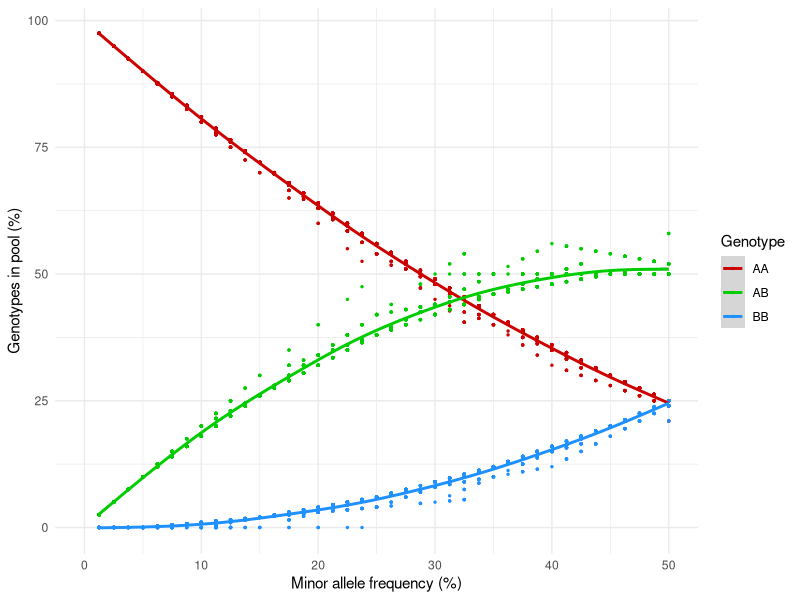

The R source for this figure:
## ---- chunk 1
knitr::opts_chunk$set(echo = TRUE)
library(ggplot2)
library(tidyr)
library(reshape2)
## ---- chunk 2
n_par <- 2  # number of parents

n_alleles <- 2 #number of alleles (assuming diploid)

t_alleles <- n_par * n_alleles #total alleles in parental pool

MAF <- 50  #the minor allele frequency of the pool
## ---- chunk 3
p_MAF <- MAF/100 * t_alleles #the estimated number of 'minor' alleles in the parental pool

p_genpool <- c( rep( "A" , t_alleles - p_MAF) , rep( "B" , p_MAF)) #for simplicity's sake, 'B' is always the minor allele
p_genpool # simulated 'pool' of parental alleles
## ---- chunk 4
gen_indx <- c( 1:t_alleles ) #create an 'index' of the alleles for random sampling

#for parent 1:
par1 <- sample( gen_indx, 2, replace = FALSE) #assign 2 random integers from the index
gen_indx <- gen_indx[ -par1 ]  #remove these integers from the index 
par1 <- p_genpool[ par1 ] #replace integers with alleles from the pool

#for parent 2:
par2 <- sample( gen_indx, 2, replace = FALSE) #assign 2 random integers from the index (the last two in this case)
par2 <- p_genpool[ par2 ] #replace integers with alleles from the pool
## ---- chunk 5
par1
par2
## ---- chunk 6
c1 <- paste( par1[1] , par2[1] , sep = "_" ) #allele 1 from parent 1, allele 1 from parent 2 and so on...
c2 <- paste( par1[1] , par2[2] , sep = "_" )
c3 <- paste( par1[2] , par2[1] , sep = "_" )
c4 <- paste( par1[2] , par2[2] , sep = "_" )
#list all 4 crosses:
crosses <- c(c1, c2, c3, c4)
#switch all "B_A" genotypes to "A_B" for clarity:
for (a in 1:length(crosses)){
  if(crosses[a] == "B_A"){
    crosses[a] <- "A_B"
  }
}

#the genotype composition of the offspring is:
xtabs(~crosses)
## ---- chunk 7
n_par <- 10  
t_alleles <- n_par * n_alleles 
MAF <- 20  
p_MAF <- MAF/100 * t_alleles
p_genpool <- c( rep( "A" , t_alleles - p_MAF) , rep( "B" , p_MAF))
p_genpool # simulated 'pool' of parental alleles
## ---- chunk 8
gen_indx <- c( 1:t_alleles ) 
n_males <- 5
n_females <- 5
males <- c()
females <- c()
for ( p in 1:n_par ){
  temp_par <- sample( gen_indx, 2, replace = FALSE)
  gen_indx<-gen_indx[!(gen_indx %in% temp_par) ] #remove index numbers by identity, not position
  #assign the genotype, this time with "_" between alleles to keep them together:
  temp_par <- paste(p_genpool[ temp_par[1] ], p_genpool[ temp_par[2] ], sep = "_") 
  if(p <= n_males){
    males <- append(males, temp_par)
  }else{
    females <- append(females, temp_par)
  }
}
## ---- chunk 9
males
females
## ---- chunk 10
crosses <- c()
for(dad in 1:length(males)){
  sire <- males[dad]%>%
    strsplit(.,split="_")%>%
    unlist()
  for(mom in 1:length(females)){
    dam <- females[mom]%>%
      strsplit(.,split="_")%>%
      unlist()
    c1<-paste(sire[1],dam[1],sep="_")
    c2<-paste(sire[1],dam[2],sep="_")
    c3<-paste(sire[2],dam[1],sep="_")
    c4<-paste(sire[2],dam[2],sep="_")
    #add crosses to the list:
    crosses<-append(crosses,c1)
    crosses<-append(crosses,c2)
    crosses<-append(crosses,c3)
    crosses<-append(crosses,c4)
  }
}

#switch all "B_A" genotypes to "A_B" for clarity:
for (a in 1:length(crosses)){
  if(crosses[a] == "B_A"){
    crosses[a] <- "A_B"
  }
}
#the genotype composition of the offspring is:
gtps<-xtabs(~crosses)
gtps
#and, to check, the MAF of the pool is:
(gtps[[3]]*2+gtps[[2]])/(sum(gtps)*2)
## ---- chunk 11
#let's make a function for simulating parents:
parent_maker<-function(male_n, female_n,MAF){
  n_par <- male_n + female_n
  t_alleles <- n_par *2
  p_MAF <- ceiling(MAF/100 * t_alleles) #must round up so you don't 'lose' gametes
  p_genpool <- c( rep( "A" , t_alleles - p_MAF) , rep( "B" , p_MAF))
  gen_indx <- c( 1:t_alleles )
  male<-c()
  female<-c()
  for ( p in 1:n_par ){
    temp_par <- sample( gen_indx, 2, replace = FALSE)
    gen_indx<-gen_indx[!(gen_indx %in% temp_par) ] #remove index numbers by identity, not position
    #assign the genotype, this time with "_" between alleles to keep them together:
    temp_par <- paste(p_genpool[ temp_par[1] ], p_genpool[ temp_par[2] ], sep = "_") 
    if(p <= male_n){
      male <- append(male, temp_par)
    }else{
      female <- append(female, temp_par)
    }
  }
  males <<- male
  females <<- female
}
## ---- chunk 12
parent_maker(5,20,30)
males
females
## ---- chunk 13
#again, let's make this a function:
cross_sim<-function(dads,moms){
  genFreq<-c()
  crosses<-c()
  for(dad in 1:length(dads)){
    sire<-unlist(strsplit(dads[dad],split="_"))
    for(mom in 1:length(moms)){
      dam<-unlist(strsplit(moms[mom],split="_"))
      c1<-paste(sire[1],dam[1],sep="_")
      c2<-paste(sire[1],dam[2],sep="_")
      c3<-paste(sire[2],dam[1],sep="_")
      c4<-paste(sire[2],dam[2],sep="_")
      #add crosses to the list:
      crosses<-append(crosses,c1)
      crosses<-append(crosses,c2)
      crosses<-append(crosses,c3)
      crosses<-append(crosses,c4)
      #add all parental alleles to the list:
      genFreq<-append(genFreq,sire[1])
      genFreq<-append(genFreq,sire[2])
      genFreq<-append(genFreq,dam[1])
      genFreq<-append(genFreq,dam[2])
    }
  }
  #now, get summary stats of the pool:
  #realized MAF:
  r_MAF<-length(genFreq[genFreq=="B"])/length(genFreq)
  #each genotype proportion:
  p_AA<-length(crosses[crosses=="A_A"])/length(crosses)
  p_AB<-length(crosses[crosses=="A_B"|crosses=="B_A"])/length(crosses)
  p_BB<-length(crosses[crosses=="B_B"])/length(crosses)
  return(c("r_MAF"=round(r_MAF*100,2),"p_AA"=p_AA,"p_AB"=p_AB,"p_BB"=p_BB))
}
cross_sim(males,females)
## ---- chunk 14

for(a in 1:50){
  parent_maker(5,20,30)
  if(a == 1){
    sims <- cross_sim(males,females)
  }else{
  sims <- rbind(sims,cross_sim(males,females))
  }
}
sims<-as.data.frame(sims)
sims[sims$r_MAF==30,]
## ---- chunk 15
for(a in 1:50){
  for(i in 1:30){
    parent_maker(5,20,a)
    if(a==1){
      sims<-cross_sim(males,females)
    }else{
      sims<-rbind(sims,cross_sim(males,females))
    }
  }
}
sims<-as.data.frame(sims)
## ---- chunk 16
library(reshape2)
library(ggplot2)
m_sims<-melt(sims,id.vars=c("r_MAF"),variable.name = "gtype",value.name = "p")

ggplot(m_sims,aes(r_MAF,p*100))+
  geom_point(aes(color=gtype),size=0.5)+
  stat_smooth(aes(color=gtype))+
  scale_x_continuous("Minor allele frequency (%)", 
                     limits = c(0,50),
                     breaks=seq(0,50,by=10))+
  scale_y_continuous("Genotypes in pool (%)")+
  scale_color_manual("Genotype", breaks=c("p_AA","p_AB","p_BB"),
                     labels=c("AA","AB","BB"),values=c("red3","green3","dodgerblue"))+
  theme_minimal()
